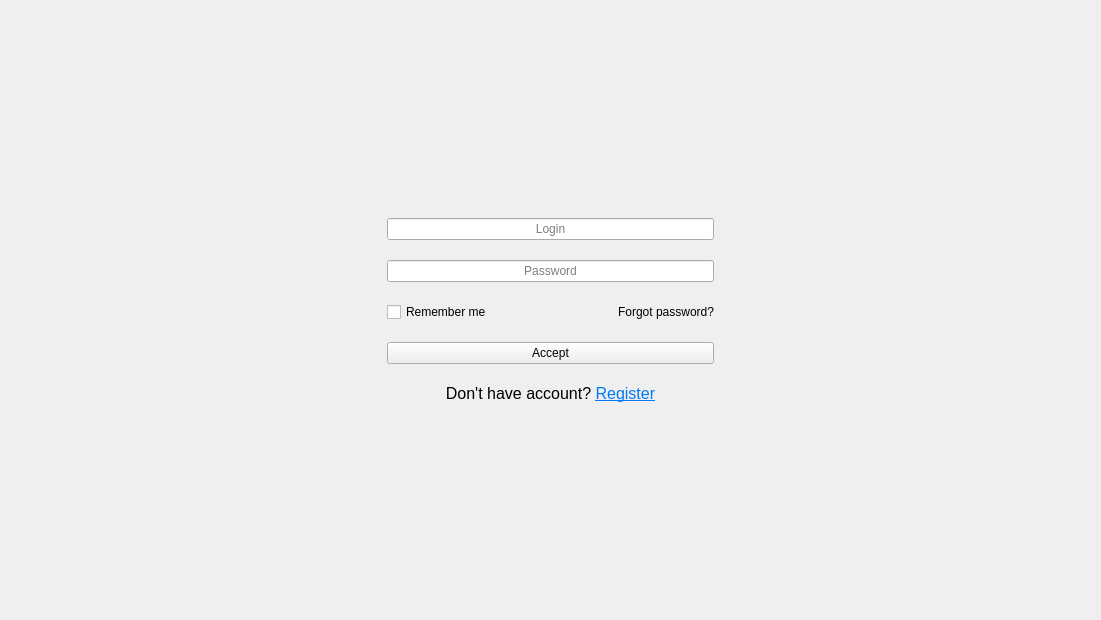
<?xml version="1.0" encoding="UTF-8"?>
<ui version="4.0">
 <class>LoginWindow</class>
 <widget class="QDialog" name="LoginWindow">
  <property name="geometry">
   <rect>
    <x>0</x>
    <y>0</y>
    <width>1101</width>
    <height>620</height>
   </rect>
  </property>
  <property name="minimumSize">
   <size>
    <width>500</width>
    <height>250</height>
   </size>
  </property>
  <property name="windowTitle">
   <string>Dialog</string>
  </property>
  <layout class="QGridLayout" name="gridLayout">
   <property name="leftMargin">
    <number>0</number>
   </property>
   <property name="topMargin">
    <number>0</number>
   </property>
   <property name="rightMargin">
    <number>0</number>
   </property>
   <property name="bottomMargin">
    <number>0</number>
   </property>
   <property name="horizontalSpacing">
    <number>0</number>
   </property>
   <item row="0" column="1">
    <widget class="QStackedWidget" name="stackedWidget">
     <property name="currentIndex">
      <number>1</number>
     </property>
     <widget class="QWidget" name="Registr">
      <property name="maximumSize">
       <size>
        <width>400</width>
        <height>16777215</height>
       </size>
      </property>
      <layout class="QVBoxLayout" name="verticalLayout_3" stretch="2,1,1,1,1">
       <property name="spacing">
        <number>20</number>
       </property>
       <property name="leftMargin">
        <number>0</number>
       </property>
       <property name="topMargin">
        <number>0</number>
       </property>
       <property name="rightMargin">
        <number>0</number>
       </property>
       <property name="bottomMargin">
        <number>0</number>
       </property>
       <item>
        <spacer name="verticalSpacer_3">
         <property name="orientation">
          <enum>Qt::Vertical</enum>
         </property>
         <property name="sizeHint" stdset="0">
          <size>
           <width>20</width>
           <height>40</height>
          </size>
         </property>
        </spacer>
       </item>
       <item>
        <layout class="QVBoxLayout" name="verticalLayout_2">
         <property name="spacing">
          <number>20</number>
         </property>
         <item>
          <layout class="QHBoxLayout" name="horizontalLayout" stretch="1,2">
           <item>
            <widget class="QLabel" name="label_2">
             <property name="sizePolicy">
              <sizepolicy hsizetype="Expanding" vsizetype="Preferred">
               <horstretch>0</horstretch>
               <verstretch>0</verstretch>
              </sizepolicy>
             </property>
             <property name="text">
              <string>Login</string>
             </property>
            </widget>
           </item>
           <item>
            <widget class="QLineEdit" name="loginRegField">
             <property name="alignment">
              <set>Qt::AlignCenter</set>
             </property>
             <property name="placeholderText">
              <string>Login</string>
             </property>
            </widget>
           </item>
          </layout>
         </item>
         <item>
          <layout class="QHBoxLayout" name="horizontalLayout_2" stretch="1,2">
           <item>
            <widget class="QLabel" name="label_3">
             <property name="sizePolicy">
              <sizepolicy hsizetype="Expanding" vsizetype="Preferred">
               <horstretch>0</horstretch>
               <verstretch>0</verstretch>
              </sizepolicy>
             </property>
             <property name="text">
              <string>Password</string>
             </property>
            </widget>
           </item>
           <item>
            <widget class="QLineEdit" name="passwordRegField">
             <property name="frame">
              <bool>true</bool>
             </property>
             <property name="echoMode">
              <enum>QLineEdit::Password</enum>
             </property>
             <property name="alignment">
              <set>Qt::AlignCenter</set>
             </property>
             <property name="placeholderText">
              <string>Password</string>
             </property>
            </widget>
           </item>
          </layout>
         </item>
         <item>
          <layout class="QHBoxLayout" name="horizontalLayout_3" stretch="1,2">
           <item>
            <widget class="QLabel" name="label_4">
             <property name="sizePolicy">
              <sizepolicy hsizetype="Expanding" vsizetype="Preferred">
               <horstretch>0</horstretch>
               <verstretch>0</verstretch>
              </sizepolicy>
             </property>
             <property name="text">
              <string>Re-type Password</string>
             </property>
             <property name="wordWrap">
              <bool>true</bool>
             </property>
            </widget>
           </item>
           <item>
            <widget class="QLineEdit" name="passwordRepeateField">
             <property name="echoMode">
              <enum>QLineEdit::Password</enum>
             </property>
             <property name="alignment">
              <set>Qt::AlignCenter</set>
             </property>
             <property name="placeholderText">
              <string>Re-type Password</string>
             </property>
            </widget>
           </item>
          </layout>
         </item>
        </layout>
       </item>
       <item>
        <widget class="QPushButton" name="okButton_2">
         <property name="text">
          <string>Accept</string>
         </property>
        </widget>
       </item>
       <item>
        <widget class="QLabel" name="signInLink">
         <property name="cursor">
          <cursorShape>PointingHandCursor</cursorShape>
         </property>
         <property name="text">
          <string>&lt;html&gt;&lt;head/&gt;&lt;body&gt;&lt;p&gt;Already have an account? &lt;a href=&quot;login&quot;&gt;&lt;span style=&quot; text-decoration: underline; color:#007af4;&quot;&gt;Sign in&lt;/span&gt;&lt;/a&gt;&lt;/p&gt;&lt;/body&gt;&lt;/html&gt;</string>
         </property>
         <property name="textFormat">
          <enum>Qt::RichText</enum>
         </property>
         <property name="alignment">
          <set>Qt::AlignBottom|Qt::AlignHCenter</set>
         </property>
         <property name="textInteractionFlags">
          <set>Qt::TextBrowserInteraction</set>
         </property>
        </widget>
       </item>
       <item>
        <spacer name="verticalSpacer_4">
         <property name="orientation">
          <enum>Qt::Vertical</enum>
         </property>
         <property name="sizeHint" stdset="0">
          <size>
           <width>20</width>
           <height>40</height>
          </size>
         </property>
        </spacer>
       </item>
      </layout>
     </widget>
     <widget class="QWidget" name="Login">
      <property name="maximumSize">
       <size>
        <width>400</width>
        <height>16777215</height>
       </size>
      </property>
      <layout class="QVBoxLayout" name="verticalLayout">
       <property name="spacing">
        <number>0</number>
       </property>
       <property name="leftMargin">
        <number>0</number>
       </property>
       <property name="topMargin">
        <number>0</number>
       </property>
       <property name="rightMargin">
        <number>0</number>
       </property>
       <property name="bottomMargin">
        <number>0</number>
       </property>
       <item>
        <spacer name="verticalSpacer">
         <property name="orientation">
          <enum>Qt::Vertical</enum>
         </property>
         <property name="sizeHint" stdset="0">
          <size>
           <width>0</width>
           <height>0</height>
          </size>
         </property>
        </spacer>
       </item>
       <item>
        <layout class="QVBoxLayout" name="verticalLayout_5" stretch="0,0,0,0,0">
         <property name="spacing">
          <number>20</number>
         </property>
         <property name="sizeConstraint">
          <enum>QLayout::SetDefaultConstraint</enum>
         </property>
         <property name="leftMargin">
          <number>20</number>
         </property>
         <property name="topMargin">
          <number>0</number>
         </property>
         <property name="rightMargin">
          <number>20</number>
         </property>
         <property name="bottomMargin">
          <number>0</number>
         </property>
         <item>
          <widget class="QLineEdit" name="loginField">
           <property name="sizePolicy">
            <sizepolicy hsizetype="Preferred" vsizetype="Fixed">
             <horstretch>0</horstretch>
             <verstretch>0</verstretch>
            </sizepolicy>
           </property>
           <property name="inputMethodHints">
            <set>Qt::ImhHiddenText</set>
           </property>
           <property name="alignment">
            <set>Qt::AlignCenter</set>
           </property>
           <property name="placeholderText">
            <string>Login</string>
           </property>
          </widget>
         </item>
         <item>
          <widget class="QLineEdit" name="passwordField">
           <property name="echoMode">
            <enum>QLineEdit::Password</enum>
           </property>
           <property name="alignment">
            <set>Qt::AlignCenter</set>
           </property>
           <property name="placeholderText">
            <string>Password</string>
           </property>
          </widget>
         </item>
         <item>
          <layout class="QHBoxLayout" name="horizontalLayout_4">
           <property name="rightMargin">
            <number>0</number>
           </property>
           <item>
            <widget class="QCheckBox" name="rememberBox">
             <property name="text">
              <string>Remember me</string>
             </property>
            </widget>
           </item>
           <item>
            <widget class="QLabel" name="label_6">
             <property name="cursor">
              <cursorShape>PointingHandCursor</cursorShape>
             </property>
             <property name="text">
              <string>Forgot password?</string>
             </property>
             <property name="textFormat">
              <enum>Qt::RichText</enum>
             </property>
             <property name="alignment">
              <set>Qt::AlignRight|Qt::AlignTrailing|Qt::AlignVCenter</set>
             </property>
             <property name="textInteractionFlags">
              <set>Qt::TextBrowserInteraction</set>
             </property>
            </widget>
           </item>
          </layout>
         </item>
         <item>
          <widget class="QPushButton" name="okButton">
           <property name="text">
            <string>Accept</string>
           </property>
           <property name="default">
            <bool>true</bool>
           </property>
           <property name="flat">
            <bool>false</bool>
           </property>
          </widget>
         </item>
         <item>
          <widget class="QLabel" name="registrLink">
           <property name="font">
            <font>
             <pointsize>12</pointsize>
             <underline>false</underline>
             <strikeout>false</strikeout>
             <kerning>true</kerning>
            </font>
           </property>
           <property name="cursor">
            <cursorShape>PointingHandCursor</cursorShape>
           </property>
           <property name="text">
            <string>&lt;html&gt;&lt;head/&gt;&lt;body&gt;&lt;p&gt;Don't have account? &lt;a href=&quot;registr&quot;&gt;&lt;span style=&quot; text-decoration: underline; color:#007af4;&quot;&gt;Register&lt;/span&gt;&lt;/a&gt;&lt;/p&gt;&lt;/body&gt;&lt;/html&gt;</string>
           </property>
           <property name="textFormat">
            <enum>Qt::RichText</enum>
           </property>
           <property name="scaledContents">
            <bool>false</bool>
           </property>
           <property name="alignment">
            <set>Qt::AlignBottom|Qt::AlignHCenter</set>
           </property>
           <property name="textInteractionFlags">
            <set>Qt::TextBrowserInteraction</set>
           </property>
          </widget>
         </item>
        </layout>
       </item>
       <item>
        <spacer name="verticalSpacer_2">
         <property name="orientation">
          <enum>Qt::Vertical</enum>
         </property>
         <property name="sizeHint" stdset="0">
          <size>
           <width>0</width>
           <height>0</height>
          </size>
         </property>
        </spacer>
       </item>
      </layout>
     </widget>
    </widget>
   </item>
   <item row="0" column="0">
    <spacer name="horizontalSpacer_3">
     <property name="orientation">
      <enum>Qt::Horizontal</enum>
     </property>
     <property name="sizeHint" stdset="0">
      <size>
       <width>0</width>
       <height>0</height>
      </size>
     </property>
    </spacer>
   </item>
   <item row="0" column="2">
    <spacer name="horizontalSpacer_4">
     <property name="orientation">
      <enum>Qt::Horizontal</enum>
     </property>
     <property name="sizeHint" stdset="0">
      <size>
       <width>0</width>
       <height>0</height>
      </size>
     </property>
    </spacer>
   </item>
  </layout>
 </widget>
 <resources/>
 <connections/>
</ui>
